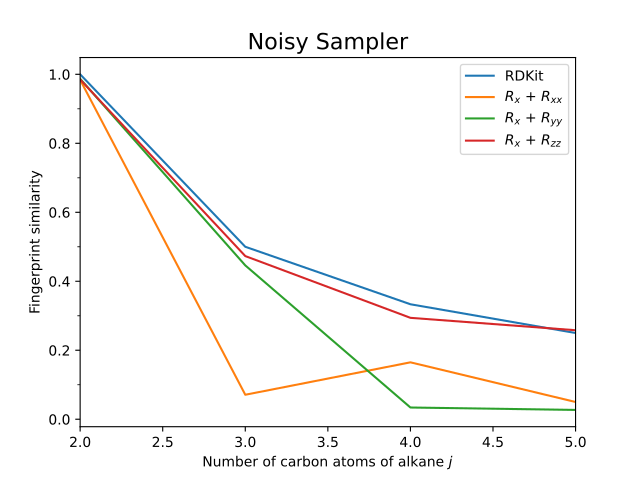

Generate this figure with Python:

# %%
import sys

sys.path.append("../")
# %%
### QMSE scheme ###
import numpy as np
from rdkit import Chem
from quantum_molecular_encodings.supporting_functions import coulomb_matrix, matrix_to_circuit

# Example SMILES string
smiles_string = "CCCC"
molecule_from_smiles = Chem.MolFromSmiles(smiles_string)
num_qubits = molecule_from_smiles.GetNumAtoms()

# Generate the Coulomb matrix without hydrogen atoms
coulomb_matrix_without_h = coulomb_matrix(smiles_string, add_hydrogens=False)

# Encoding circuit #TODO: test with different n_atom_to_qubit values
circuit = matrix_to_circuit(coulomb_matrix_without_h, num_qubits = num_qubits, entangling_layer='rzz', n_atom_to_qubit=1, interleaved='rzz', reverse_bits=True, n_layers=1)
circuit.draw(reverse_bits=True, output='mpl')

# %%
from qiskit.visualization import plot_state_qsphere
from qiskit.quantum_info import Statevector

statevector = np.array(Statevector(circuit))
plot_state_qsphere(statevector, figsize=(6, 6))

# %%
### RDKit Fingerprint similarity for comparison ###

from rdkit import Chem
from rdkit.Chem import rdFingerprintGenerator
from rdkit.Chem import DataStructs
import pandas as pd

# Define the SMILES strings for the alkanes
smiles_list = np.array(["CC","CCC", "CCCC", "CCCCC", "CCCCCC", "CCCCCCC", "CCCCCCCC", "CCCCCCCCC", "CCCCCCCCCC"])
# smiles_list = np.array(["C1CC1", "C1CCC1", "C1CCCC1", "C1CCCCC1", "C1CCCCCC1", "C1CCCCCCC1", "C1CCCCCCCC1", "C1CCCCCCCCC1"])
# smiles_list = np.array(["C=C/C=C/CC#N", "C=CC(=C)CC#N"])
# smiles_list = np.array(['c1ccccc1', 'c1c2ccccc2ccc1', 'c1ccc2cc3ccccc3cc2c1', 'c1c2cc3cc4ccccc4cc3cc2ccc1', 'c1c2cc3cc4cc5ccccc5cc4cc3cc2ccc1'])

# Convert SMILES strings to RDKit molecules
molecules = np.array([Chem.MolFromSmiles(smile) for smile in smiles_list])


# Find the molecule with the largest number of atoms
num_qubits = max(mol.GetNumAtoms() for mol in molecules if mol is not None)

# Generate fingerprints for each molecule
fpgen = rdFingerprintGenerator.GetRDKitFPGenerator(fpSize=2048)
# fpgen = rdFingerprintGenerator.GetMorganGenerator(radius=4, includeChirality=True, fpSize=2048)
fingerprints = ([fpgen.GetFingerprint(mol) for mol in molecules])

# Calculate Tanimoto similarity matrix
n = len(fingerprints)
tanimoto_matrix = np.zeros((n, n))

for i in range(n):
    for j in range(n):
        if i != j:
            tanimoto_matrix[i][j] = DataStructs.FingerprintSimilarity(fingerprints[i], fingerprints[j])
        else:
            tanimoto_matrix[i][j] = 1.0  # Similarity with itself is 1

# Display the Tanimoto similarity matrix
tanimoto_df = pd.DataFrame(tanimoto_matrix, index=smiles_list, columns=smiles_list)
tanimoto_df

# %%
### QMSE similarities ###

from quantum_molecular_encodings.supporting_functions import quantum_overlap

overlap_df_x_xx = quantum_overlap(num_qubits, smiles_list, entangling_layer = 'rxx', n_atom_to_qubit=1, interleaved='ryy', n_layers=1)
overlap_df_x_yy = quantum_overlap(num_qubits, smiles_list, entangling_layer = 'ryy', n_atom_to_qubit=1, interleaved='ryy', n_layers=1)
#TODO: test with different n_atom_to_qubit values
overlap_df_x_zz = quantum_overlap(num_qubits, smiles_list, entangling_layer = 'rzz', n_atom_to_qubit=1, interleaved='ryy', n_layers=1)
overlap_df = pd.DataFrame(overlap_df_x_zz, index=smiles_list, columns=smiles_list)
overlap_df

# %%
### Visualisation QMSE vs RDKit similarities ###

from matplotlib import pyplot as plt

x_low = 2 # "CC"
x_high = 10 # "CCCCCCCCCC"
x = np.arange(x_low,x_high+1,1)
fig, ax = plt.subplots()

ax.plot(x, tanimoto_matrix[0, :])
ax.plot(x, overlap_df_x_xx[0, :])
ax.plot(x, overlap_df_x_yy[0, :])
ax.plot(x, overlap_df_x_zz[0, :])
ax.set_xticks(x, minor=True)
ax.set_yticks(np.arange(0, 1.1, 0.1), minor=True)
ax.set_title('QMSE overlaps', fontsize=16)
ax.set_xlabel('Number of carbon atoms of linear alkane $j$')
ax.set_ylabel('Fingerprint similarity')
ax.set_xlim(x_low, x_high)
ax.legend(['RDKit', '$R_x$ + $R_{xx}$', '$R_x$ + $R_{yy}$', '$R_x$ + $R_{zz}$'])
# ax.legend(['RDKit', '$R_x$ + CX + $R_{xx}$', '$R_x$ + CX + $R_{yy}$', '$R_x$ + CX + $R_{zz}$'])
ax.tick_params(axis='x', which='both', top=False)
ax.tick_params(axis='y', which='both', right=False)
# plt.savefig("figure_aromatic3.pdf", format="pdf", dpi=2000)



# %%
### smaller smiles_list for demonstration of noisy sampler ###




smiles_list = np.array(["CC","CCC", "CCCC", "CCCCC"])
molecules = np.array([Chem.MolFromSmiles(smile) for smile in smiles_list])
num_qubits = max(mol.GetNumAtoms() for mol in molecules if mol is not None)


fpgen = rdFingerprintGenerator.GetRDKitFPGenerator(fpSize=2048)
fingerprints = ([fpgen.GetFingerprint(mol) for mol in molecules])

n = len(fingerprints)
tanimoto_matrix = np.zeros((n, n))

for i in range(n):
    for j in range(n):
        if i != j:
            tanimoto_matrix[i][j] = DataStructs.FingerprintSimilarity(fingerprints[i], fingerprints[j])
        else:
            tanimoto_matrix[i][j] = 1.0  # Similarity with itself is 1


tanimoto_df = pd.DataFrame(tanimoto_matrix, index=smiles_list, columns=smiles_list)
tanimoto_df

# %%
### QMSE with noisy backends ###

from qiskit_ibm_runtime.fake_provider import FakeTorino
from quantum_molecular_encodings.supporting_functions import quantum_sampler_overlap

num_shots = 1000
backend = FakeTorino()
sampler_df_x_xx = quantum_sampler_overlap(num_shots, backend, smiles_list, entangling_layer = 'rxx', n_atom_to_qubit=1, interleaved='cz', n_layers=3)
sampler_df_x_yy = quantum_sampler_overlap(num_shots, backend, smiles_list, entangling_layer = 'ryy', n_atom_to_qubit=1, interleaved='cz', n_layers=3)
sampler_df_x_zz = quantum_sampler_overlap(num_shots, backend, smiles_list, entangling_layer = 'rzz', n_atom_to_qubit=1, interleaved='cz', n_layers=3)
sampler_df = pd.DataFrame(sampler_df_x_xx, index=smiles_list, columns=smiles_list)
sampler_df

# %%
x_low = 2
x_high = 5
x = np.arange(x_low,x_high+1,1)
fig, ax = plt.subplots()
ax.plot(x, tanimoto_matrix[0, :])
ax.plot(x, sampler_df_x_xx[0, :])
ax.plot(x, sampler_df_x_yy[0, :])
ax.plot(x, sampler_df_x_zz[0, :])
ax.set_xticks(x, minor=True)
ax.set_yticks(np.arange(0, 1.1, 0.1), minor=True)
ax.set_title('Noisy Sampler', fontsize=16)
ax.set_xlabel('Number of carbon atoms of alkane $j$')
ax.set_ylabel('Fingerprint similarity')
ax.set_xlim(x_low, x_high)
# ax.legend(['RDKit', '$R_x$ + $R_{xx}$', '$R_x$ + $R_{yy}$', '$R_x$ + $R_{zz}$'])
ax.legend(['RDKit', '$R_x$ + $R_{xx}$', '$R_x$ + $R_{yy}$', '$R_x$ + $R_{zz}$'])
ax.tick_params(axis='x', which='both', top=False)
ax.tick_params(axis='y', which='both', right=False)
plt.savefig('Test1.pdf')


# %%
